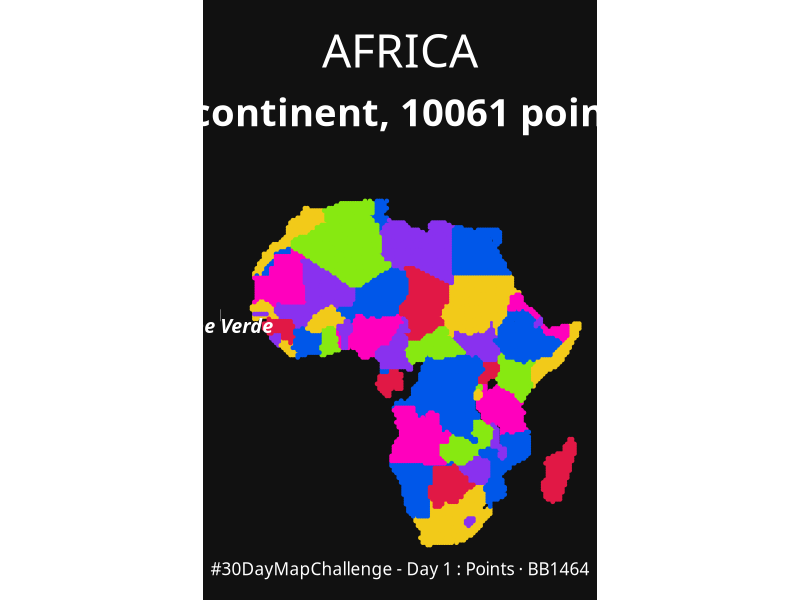
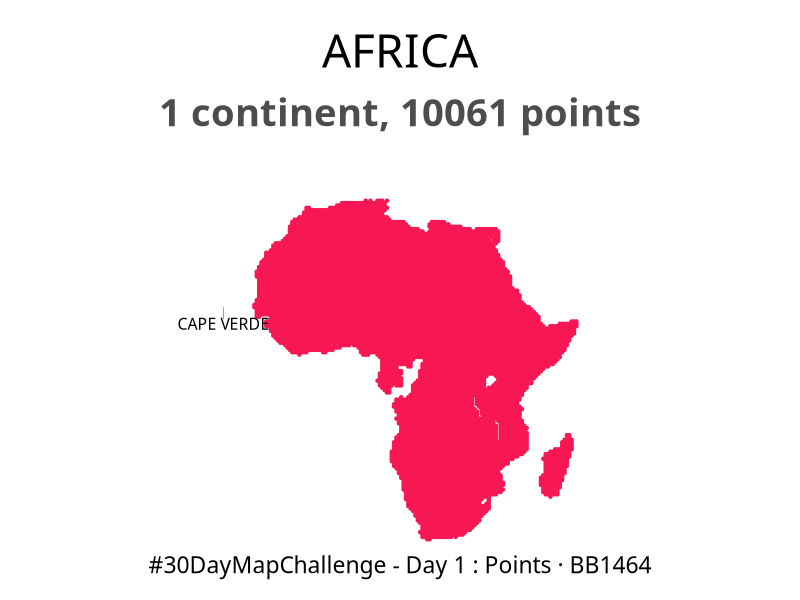
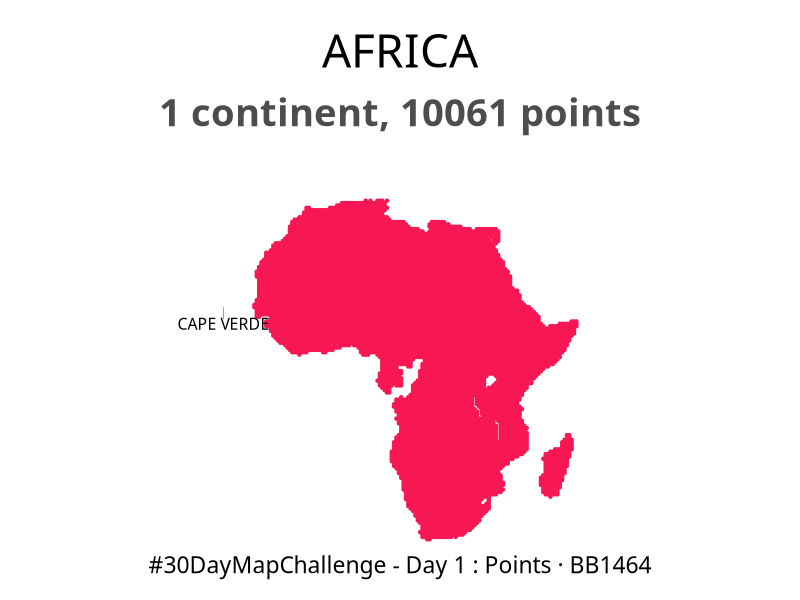

These charts were generated, in order, by the following R code: (Note: this script raises an error after producing the figures.)

# Libraries Loading -------------------------------------------------------
library(tidyverse)
library(sf)
library(ggtext)
library(maps)

# Data Reading and Wrangling ----------------------------------------------
# Generating pixel grid
lat <- tibble(lat = seq(-90, 90, by = .5))
long <- tibble(long = seq(-180, 180, by = .5))

dots <- lat %>%
  merge(long, all = TRUE)

dots <- dots %>%
  mutate(country = map.where('world', long, lat),
         lakes = map.where('lakes', long, lat)) %>%
  filter(!is.na(country) & is.na(lakes)) %>%
  dplyr::select(-lakes)


world <- rnaturalearth::ne_countries(scale = "medium", returnclass = "sf") %>%
  filter(region_wb != "Antarctica")

dots <- dots %>%
  mutate(
    country = case_when(
      country %in% c("Comoros:Grande Comore", "Comoros:Anjouan") ~ "Comoros",
      country %in% c("Cape Verde:Santo Antao","Cape Verde:Sao Tiago") ~ "Cape Verde",
      country == "Guinea-Bissau" ~ "Guinea Bissau",
      country == "Equatorial Guinea:Rio Muni" ~ "Equatorial Guinea",
      country ==  "Malawi:3" ~ "Malawi",
      country == "Somalia:Somaliland" ~ "Somaliland",
      country == "Tanzania" ~ "United Republic of Tanzania",
      TRUE ~ country))

africa_dots <- world %>%
  filter(continent == "Africa") %>%
  dplyr::select(admin, mapcolor7) %>%
  left_join(dots, by = c("admin" = "country"))

# Graphic -----------------------------------------------------------------
palette <- c("#8931EF", "#F2CA19", "#FF00BD" , "#0057E9", "#87E911", "#E11845", "#FF8A12")

# 2021 Version ----
africa_dots %>%
  ggplot() +
  geom_point(aes(x = long, y = lat, color = factor(mapcolor7)), size = .95) +
  guides(color ="none") +
  scale_color_manual(
    values = palette
  ) +
  labs(
    title = "AFRICA",
    subtitle = glue::glue("1 continent, {nrow(africa_dots)} points"),
    caption = "#30DayMapChallenge - Day 1 : Points · BB1464"
  ) +
  annotate(geom = "text", x = -23.5, y = 11, label = "Cape Verde", size = 5, color= "white", family = "Mercury", fontface = "bold.italic") +
  annotate(geom = "segment", x = -23.5, y = 12, xend = -23.5, yend = 14.5, size = .125, color = "white") +
  coord_fixed(clip = "off") +
  theme_void() +
  theme(
    plot.background = element_rect(fill = "#111111",color = NA),
    plot.title = element_text(hjust = .5, size = rel(3), color = "white", family = "Gotham Black", margin = margin(t = 25,b = 15)),
    plot.subtitle = element_text(hjust = .5, size = rel(2.5), color = "white",family = "Mercury", face = "bold", margin = margin(b = 35)),
    plot.caption = element_text(size = rel(1.125), hjust = .5, color = "white", family = "Gotham Medium", margin = margin(b = 15))
  )

# 2022 Version ----
africa_dots %>%
  ggplot() +
  geom_point(aes(x = long, y = lat), color = "#F61753", size = .85) +
  labs(
    title = "AFRICA",
    subtitle = glue::glue("1 continent, {nrow(africa_dots)} points"),
    caption = "#30DayMapChallenge - Day 1 : Points · BB1464"
  ) +
  annotate(geom = "text", x = -23.5, y = 11, label = "CAPE VERDE", size = 4, family = "Gotham Narrow") +
  annotate(geom = "segment", x = -23.5, y = 12, xend = -23.5, yend = 14.5, size = .125) +
  coord_fixed(clip = "off") +
  theme_void() +
  theme(
    plot.background = element_rect(fill = "#FFFFFF",color = NA),
    plot.title = element_text(hjust = .5, size = rel(3),  family = "Gotham Black", margin = margin(t = 25,b = 15)),
    plot.subtitle = element_text(hjust = .5, color ="grey30", size = rel(2.5), family = "Mercury", face = "bold", margin = margin(b = 35)),
    plot.caption = element_text(size = rel(1.5), hjust = .5, family = "Gotham Narrow", margin = margin(b = 15))
  )

# Saving ------------------------------------------------------------------
path <- here::here("Day1", "day1")
path <- paste0(path, "_2022")
ggsave(glue::glue("{path}.pdf"), width = 10.5, height = 10.5, device = cairo_pdf)

pdftools::pdf_convert(
  pdf = glue::glue("{path}.pdf"),
  filenames = glue::glue("{path}.png"),
  dpi = 640
)
